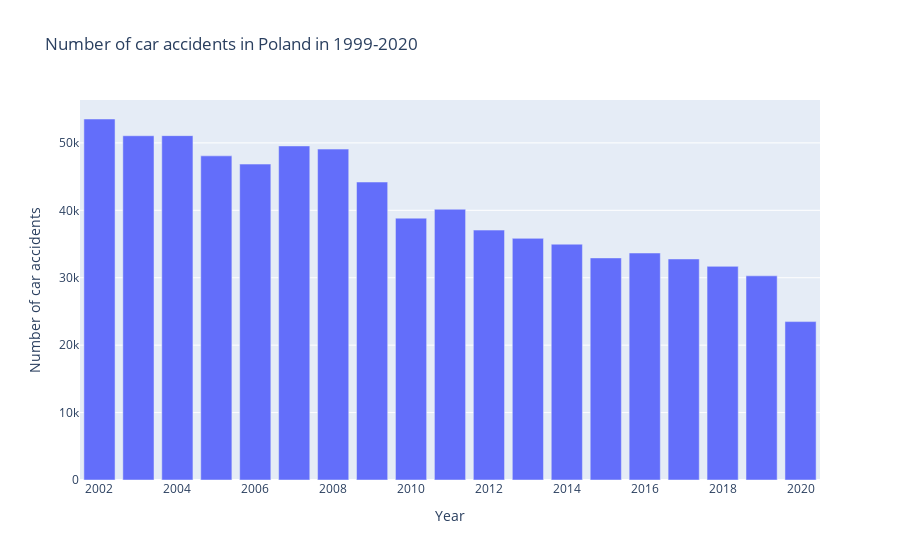

The cell this chart's notebook holds for it:
### Code cell
car_acc = px.bar(car_accf,x='Rok',y='wypadki',title = 'Number of car accidents in Poland in 1999-2020', labels={'Rok':'Year', 'wypadki':'Number of car accidents'})
car_acc.write_html('car_acc.html')
car_acc.show()

### Figure 1 — Plotly figure (JSON) as saved in the notebook; plotly's stock layout.template omitted (floating-point values rounded to 4 significant figures)
{"data": [{"alignmentgroup": "True", "hovertemplate": "Year=%{x}<br>Number of car accidents=%{y}<extra></extra>", "legendgroup": "", "marker": {"color": "#636efa", "pattern": {"shape": ""}}, "name": "", "offsetgroup": "", "orientation": "v", "showlegend": false, "textposition": "auto", "type": "bar", "x": [2002, 2003, 2004, 2005, 2006, 2007, 2008, 2009, 2010, 2011, 2012, 2013, 2014, 2015, 2016, 2017, 2018, 2019, 2020], "xaxis": "x", "y": [53544, 51060, 51076, 48077, 46856, 49550, 49080, 44197, 38838, 40157, 37069, 35839, 34977, 32940, 33667, 32783, 31689, 30283, 23494], "yaxis": "y"}], "layout": {"barmode": "relative", "legend": {"tracegroupgap": 0}, "title": {"text": "Number of car accidents in Poland in 1999-2020"}, "xaxis": {"anchor": "y", "domain": [0, 1], "title": {"text": "Year"}}, "yaxis": {"anchor": "x", "domain": [0, 1], "title": {"text": "Number of car accidents"}}}}
